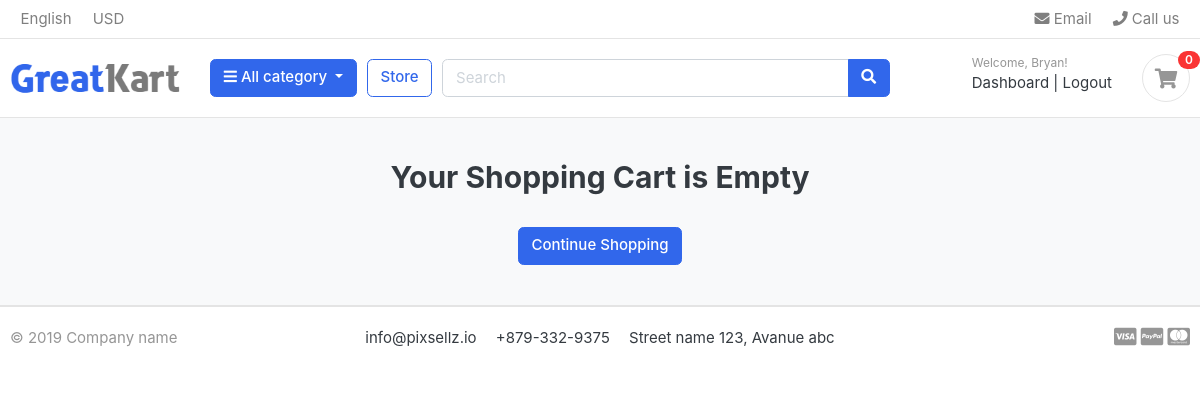
The page /cart/ (signed in) on the database as committed earlier.
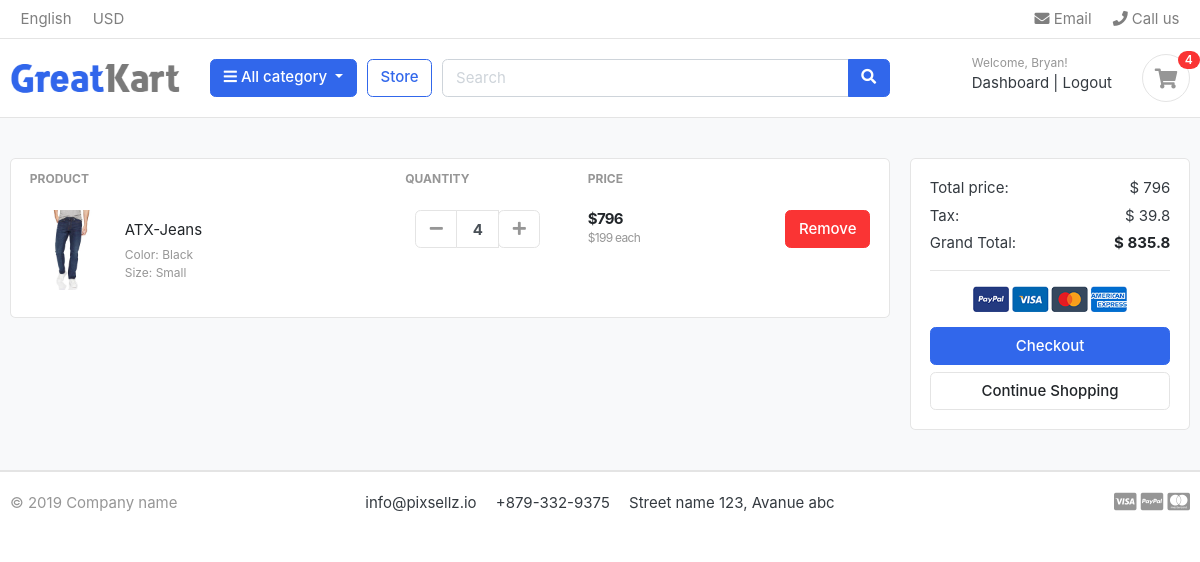
The same page on the database as committed later.
### carts/models.py (models this page shows, shortened)
class CartItem(models.Model):
    user = models.ForeignKey(Account, on_delete=models.CASCADE, null=True)
    product = models.ForeignKey(Product, on_delete=models.CASCADE)
    cart = models.ForeignKey(Cart, on_delete=models.CASCADE)
    variations = models.ManyToManyField(Variation, blank=True)
    quantity = models.IntegerField()
    is_active = models.BooleanField(default=True)
    def sub_total(self):
        return self.product.price * self.quantity

### store/models.py (models this page shows, shortened)
class Product(models.Model):
    product_name = models.CharField(max_length=200, unique=True)
    slug = models.SlugField(max_length=200, unique=True)
    description = models.TextField(max_length=500, blank=True)
    price = models.IntegerField()
    images = models.ImageField(upload_to='photos/products')
    stock = models.IntegerField()
    is_available = models.BooleanField(default=True)
    category = models.ForeignKey(Category, on_delete=models.CASCADE)
    created_date = models.DateTimeField(auto_now_add=True)
    modified_date = models.DateTimeField(auto_now=True)
    def get_url(self):
        return reverse('product_detail', args=[self.category.slug, self.slug])

class Variation(models.Model):
    product = models.ForeignKey(Product, on_delete=models.CASCADE)
    variation_category = models.CharField(max_length=100, choices=variation_category_choice)
    variation_value = models.CharField(max_length=100)
    is_active = models.BooleanField(default=True)
    created_date = models.DateTimeField(auto_now=True)
    objects = VariationManager()

### carts/views.py (the view)
# urls.py: path('', views.cart, name='cart'),
def cart(request, total=0, quantity=0, cart_items=None):
    try:
        tax = 0
        grand_total = 0
        if request.user.is_authenticated:
            cart_items = CartItem.objects.filter(user=request.user, is_active=True)
        else:
            cart = Cart.objects.get(cart_id=_cart_id(request))
            cart_items = CartItem.objects.filter(cart=cart, is_active=True)
        for cart_item in cart_items:
            total += (cart_item.product.price * cart_item.quantity)
            quantity += cart_item.quantity
        tax = (5 * total)/100
        grand_total = total + tax
    except Cart.DoesNotExist:
        pass
    context = {
        'total': total,
        'tax': tax,
        'grand_total': grand_total,
        'quantity': quantity,
        'cart_items': cart_items,
    }
    return render(request, 'store/cart.html', context)

### carts/context_processors.py (called while the page is built)
def counter(request):
    cart_count = 0
    if 'admin' in request.path:
        return {}
    else:
        try:
            cart = Cart.objects.filter(cart_id=_cart_id(request))
            if request.user.is_authenticated:
                cart_items = CartItem.objects.all().filter(user=request.user)
            else:
                cart_items = CartItem.objects.all().filter(cart=cart[:1])
            for cart_item in cart_items:
                cart_count += cart_item.quantity
        except Cart.DoesNotExist:
            cart_count = 0
    return dict(cart_count=cart_count)

### carts/views.py (called while the page is built)
def _cart_id(request):
    cart = request.session.session_key
    if not cart:
        cart = request.session.create()
    return cart

### category/context_processors.py (called while the page is built)
def menu_links(request):
    links = Category.objects.all()
    return dict(links=links)

### category/models.py (called while the page is built)
    def get_url(self):
        return reverse('products_by_category', args=[self.slug])

### templates/store/cart.html (shortened to what the changed rows need)
{% extends "base.html" %}
{% load static %}
{% block content %}
<section class="section-content padding-y bg">
    <div class="container">
        {% if not cart_items %}
        <h2 class="text-center">Your Shopping Cart is Empty</h2>
        <br>
        <div class="text-center">
            <a href="{% url 'store' %}" class="btn btn-primary">Continue Shopping</a>
        </div>
        {% else %}
        <div class="row">
            <aside class="col-lg-9">
                <div class="card">
                    <table class="table table-borderless table-shopping-cart">
                        <thead class="text-muted">
                        <tr class="small text-uppercase">
                            <th scope="col">Product</th>
                            <th scope="col" width="120">Quantity</th>
                            <th scope="col" width="120">Price</th>
                            <th scope="col" class="text-right" width="200"></th>
                        </tr>
                        </thead>
                        <tbody>
                        {% for cart_item in cart_items %}
                        <tr>
                            <td>
                                <figure class="itemside align-items-center">
                                    <div class="aside"><img src="{{ cart_item.product.images.url }}" class="img-sm">
                                    </div>
                                    <figcaption class="info">
                                        <a href="{{ cart_item.product.get_url }}" class="title text-dark">{{ cart_item.product.product_name }}</a>
                                        <p class="text-muted small">
                                            {% if cart_item.variations.all %}
                                            {% for item in cart_item.variations.all %}
                                            {{ item.variation_category | capfirst }}: {{ item.variation_value | capfirst }} <br>
                                            {% endfor %}
                                            {% endif %}
                                        </p>
                                    </figcaption>
                                </figure>
                            </td>
                            <td>
                                <div class="col">
                                    <div class="input-group input-spinner">
                                        <div class="input-group-prepend">
                                            <a href="{% url 'remove_cart' cart_item.product.id cart_item.id %}" class="btn btn-light"
                                               type="button" id="button-minus"> <i class="fa fa-minus"></i> </a>
                                        </div>
                                        <input type="text" class="form-control" value="{{ cart_item.quantity }}">
                                        <div class="input-group-append">
                                            <form action="{% url 'add_cart' cart_item.product.id %}" method="POST">
                                            <button class="btn btn-light" type="submit" id="button-plus"> <i class="fa fa-plus"></i> </button>
                                            </form>
                                        </div>
                                    </div>
                                </div>
                            </td>
                            <td>
                                <div class="price-wrap">
                                    <var class="price">${{ cart_item.sub_total }}</var>
                                    <small class="text-muted"> ${{ cart_item.product.price }} each </small>
                                </div>
                            </td>
                            <td class="text-right">
                                <a href="{% url 'remove_cart_item' cart_item.product.id cart_item.id %}" onclick="return confirm('Are you sure you want to delete this item?')" class="btn btn-danger">
                                    Remove</a>
                            </td>
                        </tr>
                        {% endfor %}
                        </tbody>
                    </table>
                </div>
            </aside>
            <aside class="col-lg-3">
                <div class="card">
                    <div class="card-body">
                        <dl class="dlist-align">
                            <dt>Total price:</dt>
                            <dd class="text-right">$ {{ total }}</dd>
                        </dl>
                        <dl class="dlist-align">
                            <dt>Tax:</dt>
                            <dd class="text-right">$ {{ tax }}</dd>
                        </dl>
                        <dl class="dlist-align">
                            <dt>Grand Total:</dt>
                            <dd class="text-right text-dark b"><strong>$ {{ grand_total }}</strong></dd>
                        </dl>
                        <hr>
                        <p class="text-center mb-3">
                            <img src="{% static './images/misc/payments.png' %}" height="26">
                        </p>
                        <a href="{% url 'checkout' %}" class="btn btn-primary btn-block"> Checkout </a>
                        <a href="{% url 'store' %}" class="btn btn-light btn-block">Continue Shopping</a>
                    </div>
                </div>
            </aside>
        </div>
        {% endif %}
    </div>
</section>
{% endblock content %}

### templates/includes/navbar.html (shortened to what this page needs)
{% load static %}
<header class="section-header">
    <nav class="navbar p-md-0 navbar-expand-sm navbar-light border-bottom">
        <div class="container">
            <div class="collapse navbar-collapse" id="navbarTop4">
                <ul class="navbar-nav mr-auto">
                    <li class="nav-item dropdown">
                        <a href="#" class="nav-link"> English </a>
                    </li>
                    <li class="nav-item dropdown">
                        <a href="#" class="nav-link"> USD </a>
                    </li>
                </ul>
                <ul class="navbar-nav">
                    <li><a href="#" class="nav-link"> <i class="fa fa-envelope"></i> Email </a></li>
                    <li><a href="#" class="nav-link"> <i class="fa fa-phone"></i> Call us </a></li>
                </ul>
            </div>
        </div>
    </nav>
    <section class="header-main border-bottom">
        <div class="container">
            <div class="row align-items-center">
                <div class="col-lg-2 col-md-3 col-6">
                    <a href="{% url 'home' %}" class="brand-wrap">
                        <img class="logo" src="{% static './images/logo.png' %}">
                    </a>
                </div>
                <div class="col-lg col-sm col-md col-6 flex-grow-0">
                    <div class="category-wrap dropdown d-inline-block float-right">
                        <button type="button" class="btn btn-primary dropdown-toggle" data-toggle="dropdown">
                            <i class="fa fa-bars"></i> All category
                        </button>
                    </div>
                </div>
                <a href="{% url 'store' %}" class="btn btn-outline-primary">Store</a>
                <div class="col-lg  col-md-6 col-sm-12 col">
                    <form action="{% url 'search' %}" class="search" method="GET">
                        <div class="input-group w-100">
                            <input type="text" class="form-control" style="width:60%;" name="keyword" placeholder="Search">
                            <div class="input-group-append">
                                <button class="btn btn-primary" type="submit">
                                    <i class="fa fa-search"></i>
                                </button>
                            </div>
                        </div>
                    </form>
                </div>
                <div class="col-lg-3 col-sm-6 col-8 order-2 order-lg-3">
                    <div class="d-flex justify-content-end mb-3 mb-lg-0">
                        {% if user.id is None %}
                        <div class="widget-header">
                            <small class="title text-muted">Welcome guest!</small>
                            <div>
                                <a href="{% url 'login' %}">Sign in</a> <span class="dark-transp"> | </span>
                                <a href="{% url 'register' %}"> Register</a>
                            </div>
                        </div>
                        {% else %}
                        <div class="widget-header">
                            <small class="title text-muted">Welcome, {{ user.first_name | capfirst }}!</small>
                            <div>
                                <a href="{% url 'dashboard' %}">Dashboard</a> <span class="dark-transp"> | </span>
                                <a href="{% url 'logout' %}"> Logout</a>
                            </div>
                        </div>
                        {% endif %}
                        <a href="{% url 'cart' %}" class="widget-header pl-3 ml-3">
                            <div class="icon icon-sm rounded-circle border"><i class="fa fa-shopping-cart"></i></div>
                            <span class="badge badge-pill badge-danger notify">{{ cart_count }}</span>
                        </a>
                    </div>
                </div>
            </div>
        </div>
    </section>
</header>

Rows that differ between the two databases and show on the page:
added CartItem: product.images (picture), product.product_name "ATX-Jeans", quantity "4", sub_total "796", product.price "199"
now on this page (row unchanged): Variation: variation_category "Color", variation_value "Black"
now on this page (row unchanged): Variation: variation_category "Size", variation_value "Small"
Other text that changed with them:
{{ cart_count }}: "0" → "4"
{{ total }}: (not shown) → "796"
{{ tax }}: (not shown) → "39.8"
{{ grand_total }}: (not shown) → "835.8"
text no longer shown: "Your Shopping Cart is Empty"
text now shown: "PRODUCT QUANTITY PRICE Total price: $ Tax: $ Grand Total: $ Checkout"
